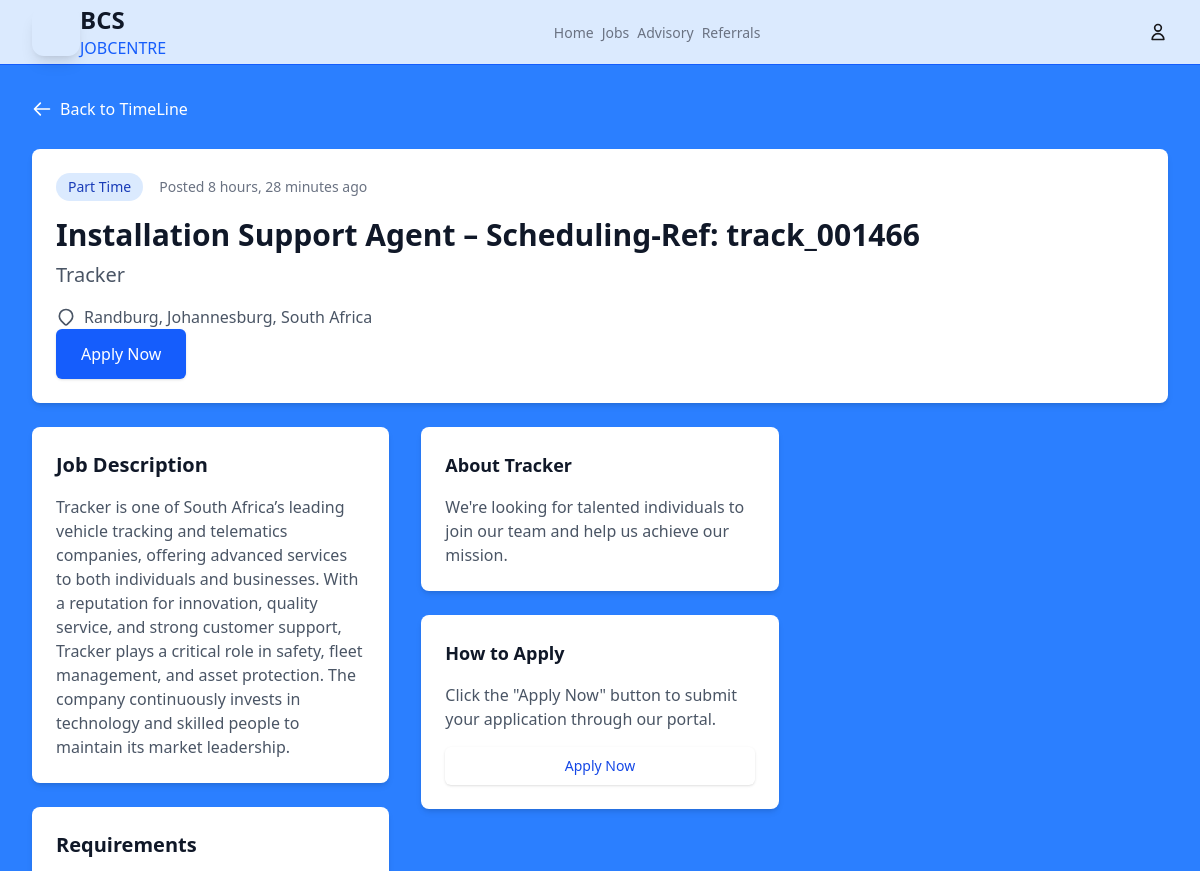
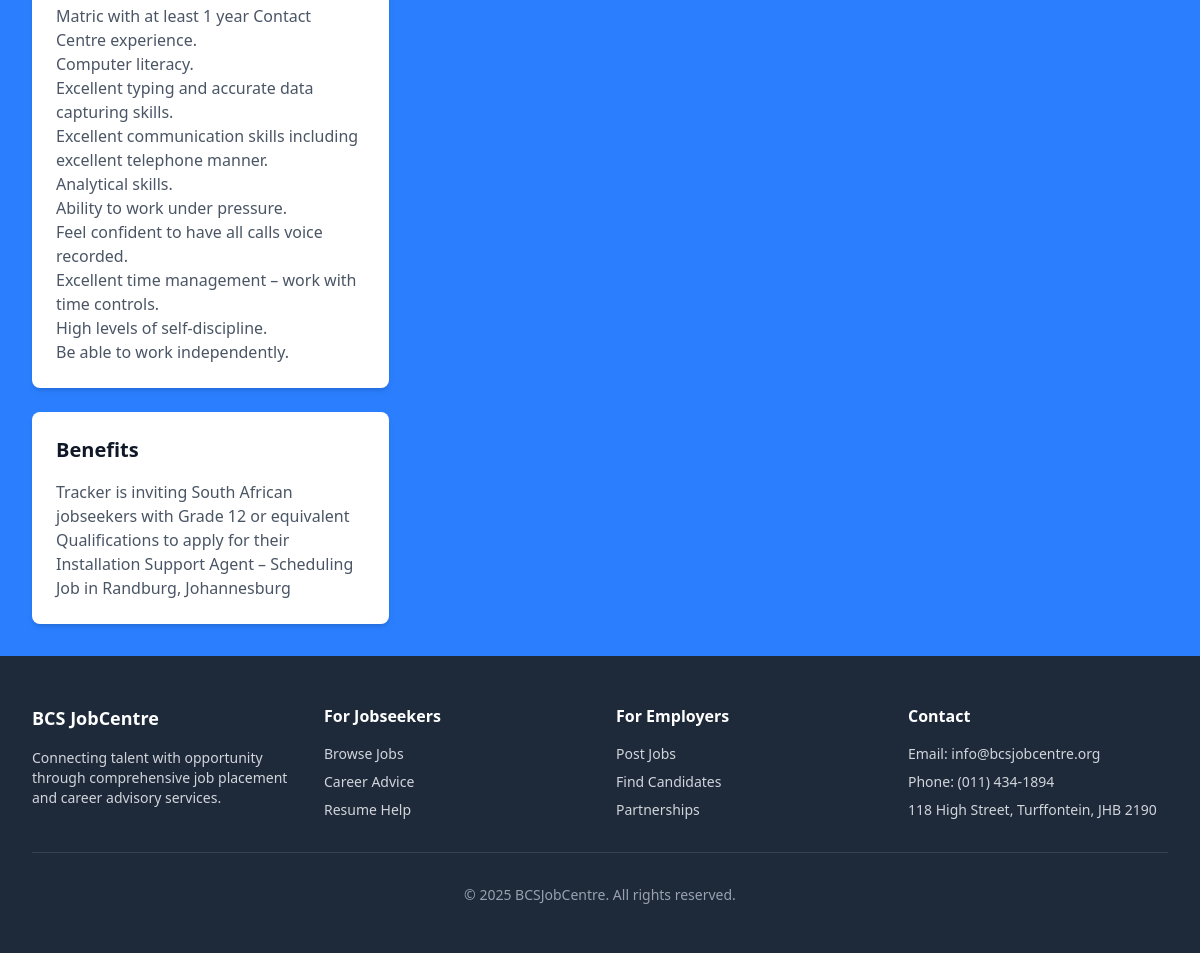
/jobs/vacancy/16/, run on the app's committed database (2 pictures, top to bottom).
### jobs/models.py (models this page shows, shortened)
class Vacancy(models.Model):
    employer = models.ForeignKey(User, on_delete=models.CASCADE, related_name="vacancies")
    title = models.CharField(max_length=200)
    description = models.TextField()
    location = models.CharField(max_length=200, blank=True)
    salary = models.CharField(max_length=100, blank=True)
    is_active = models.BooleanField(default=True)
    created_at = models.DateTimeField(auto_now_add=True)
    updated_at = models.DateTimeField(auto_now=True)
    class Meta:
        ordering = ["-created_at"]

### jobs/views.py (the view)
# urls.py: path("<int:pk>/", views.vacancy_detail, name="vacancy_detail"),
def vacancy_detail(request, pk):
    vacancy = get_object_or_404(Vacancy, pk=pk)
    return render(request, "jobs/vacancy_detail.html", {"vacancy": vacancy})

### templates/jobs/vacancy_detail.html (shortened to what this page needs)
{% extends 'base.html' %}
{% load currency_filters %}
{% block content %}
<div class="bg-blue-500 max-w-4xl mx-auto px-4 sm:px-6 lg:px-8 py-8">
    <div class="mb-6">
        <a href="{% url 'jobs:vacancy_list' %}" class="inline-flex items-center text-white hover:text-blue-800">
            <svg class="h-5 w-5 mr-2" fill="none" viewBox="0 0 24 24" stroke="currentColor">
                <path stroke-linecap="round" stroke-linejoin="round" stroke-width="2" d="M10 19l-7-7m0 0l7-7m-7 7h18"/>
            </svg>
            Back to TimeLine
        </a>
    </div>
    <div class="bg-white rounded-lg shadow-md p-6 mb-6">
        <div class="flex flex-col lg:flex-row lg:items-start lg:justify-between">
            <div class="flex-1">
                <div class="flex items-center mb-4">
                    <span class="inline-flex items-center px-3 py-1 rounded-full text-sm font-medium
                                {% if vacancy.job_type == 'full_time' %}bg-green-100 text-green-800
                                {% elif vacancy.job_type == 'part_time' %}bg-blue-100 text-blue-800
                                {% elif vacancy.job_type == 'contract' %}bg-purple-100 text-purple-800
                                {% else %}bg-gray-100 text-gray-800{% endif %}">
                        {{ vacancy.get_job_type_display }}
                    </span>
                    <span class="ml-4 text-sm text-gray-500">Posted {{ vacancy.posted_date|timesince }} ago</span>
                </div>
                <h1 class="text-3xl font-bold text-gray-900 mb-2">{{ vacancy.title }}</h1>
                <h2 class="text-xl text-gray-600 mb-4">{{ vacancy.company }}</h2>
                <div class="flex flex-wrap gap-4 text-gray-600">
                    <div class="flex items-center">
                        <svg class="h-5 w-5 mr-2" fill="none" viewBox="0 0 24 24" stroke="currentColor">
                            <path stroke-linecap="round" stroke-linejoin="round" stroke-width="2" d="M17.657 16.657L13.414 20.9a1.998 1.998 0 01-2.827 0l-4.244-4.243a8 8 0 1111.314 0z"/>
                        </svg>
                        {{ vacancy.location }}
                    </div>
                   {% load currency_filters %}
                </div>
            </div>
            <div class="mt-4 lg:mt-0 lg:ml-6">
                {% if vacancy.application_url %}
                <a href="{{ vacancy.application_url }}" target="_blank" class="inline-flex items-center px-6 py-3 border border-transparent text-base font-medium rounded-md shadow-sm text-white bg-blue-600 hover:bg-blue-700">
                    Apply Now
                </a>
                {% elif vacancy.application_email %}
                <a href="mailto:{{ vacancy.application_email }}?subject=Application for {{ vacancy.title }}" class="inline-flex items-center px-6 py-3 border border-transparent text-base font-medium rounded-md shadow-sm text-white bg-blue-600 hover:bg-blue-700">
                    Apply via Email
                </a>
                {% else %}
                <button class="inline-flex items-center px-6 py-3 border border-transparent text-base font-medium rounded-md shadow-sm text-white bg-blue-600 hover:bg-blue-700">
                    Apply for this Job
                </button>
                {% endif %}
            </div>
        </div>
    </div>
    <div class="grid grid-cols-1 lg:grid-cols-3 gap-8">
        <div class="lg:col-span-2">
            <div class="bg-white rounded-lg shadow-md p-6 mb-6">
                <h3 class="text-xl font-semibold text-gray-900 mb-4">Job Description</h3>
                <div class="prose max-w-none text-gray-600">
                    {{ vacancy.description|linebreaks }}
                </div>
            </div>
            {% if vacancy.requirements %}
            <div class="bg-white rounded-lg shadow-md p-6 mb-6">
                <h3 class="text-xl font-semibold text-gray-900 mb-4">Requirements</h3>
                <div class="prose max-w-none text-gray-600">
                    {{ vacancy.requirements|linebreaks }}
                </div>
            </div>
            {% endif %}
            {% if vacancy.benefits %}
            <div class="bg-white rounded-lg shadow-md p-6">
                <h3 class="text-xl font-semibold text-gray-900 mb-4">Benefits</h3>
                <div class="prose max-w-none text-gray-600">
                    {{ vacancy.benefits|linebreaks }}
                </div>
            </div>
            {% endif %}
        </div>
        <div class="lg:col-span-1">
            <div class="bg-white rounded-lg shadow-md p-6 mb-6">
                <h3 class="text-lg font-semibold text-gray-900 mb-4">About {{ vacancy.company }}</h3>
                <p class="text-gray-600">We're looking for talented individuals to join our team and help us achieve our mission.</p>
            </div>
            <div class="bg-white rounded-lg shadow-md p-6">
                <h3 class="text-lg font-semibold text-gray-900 mb-4">How to Apply</h3>
                {% if vacancy.application_url %}
                <p class="text-gray-600 mb-4">Click the "Apply Now" button to submit your application through our portal.</p>
                <a href="{{ vacancy.application_url }}" target="_blank" class="w-full inline-flex justify-center items-center px-4 py-2 border border-transparent text-sm font-medium rounded-md shadow-sm text-blue-700 bg-green-600 hover:bg-green-700">
                    Apply Now
                </a>
                {% elif vacancy.application_email %}
                <p class="text-gray-600 mb-4">Send your resume and cover letter to:</p>
                <a href="mailto:{{ vacancy.application_email }}" class="text-blue-600 hover:text-blue-800 break-all">
                    {{ vacancy.application_email }}
                </a>
                {% else %}
                <p class="text-gray-600">Please contact the employer directly for application instructions.</p>
                {% endif %}
            </div>
        </div>
    </div>
</div>
{% endblock %}

### templates/base.html (style rules this page uses)
body { background: turquoise; }

### data on the page
Vacancy: job_type "Part Time", posted_date "8 hours, 28 minutes", title "Installation Support Agent – Scheduling-Ref: track_001466", company "Tracker", location "Randburg, Johannesburg, South Africa", description "Tracker is one of South Africa’s leading vehicle tracking and telematics companies, offering advanced services to both individuals and businesses. With a reputation for innovation, quality service, and strong customer support, Tracker plays a critical role in safety, fleet management, and asset protection. The company continuously invests in technology and skilled people to maintain its market leadership.", requirements "Matric with at least 1 year Contact Centre experience. Computer literacy. Excellent typing and accurate data capturing skills. Excellent communication skills including excellent telephone manner. Analytical skills. Ability to work under pressure. Feel confident to have all calls voice recorded. Excellent time management – work with time controls. High levels of self-discipline. Be able to work independently.", benefits "Tracker is inviting South African jobseekers with Grade 12 or equivalent Qualifications to apply for their Installation Support Agent – Scheduling Job in Randburg, Johannesburg"
